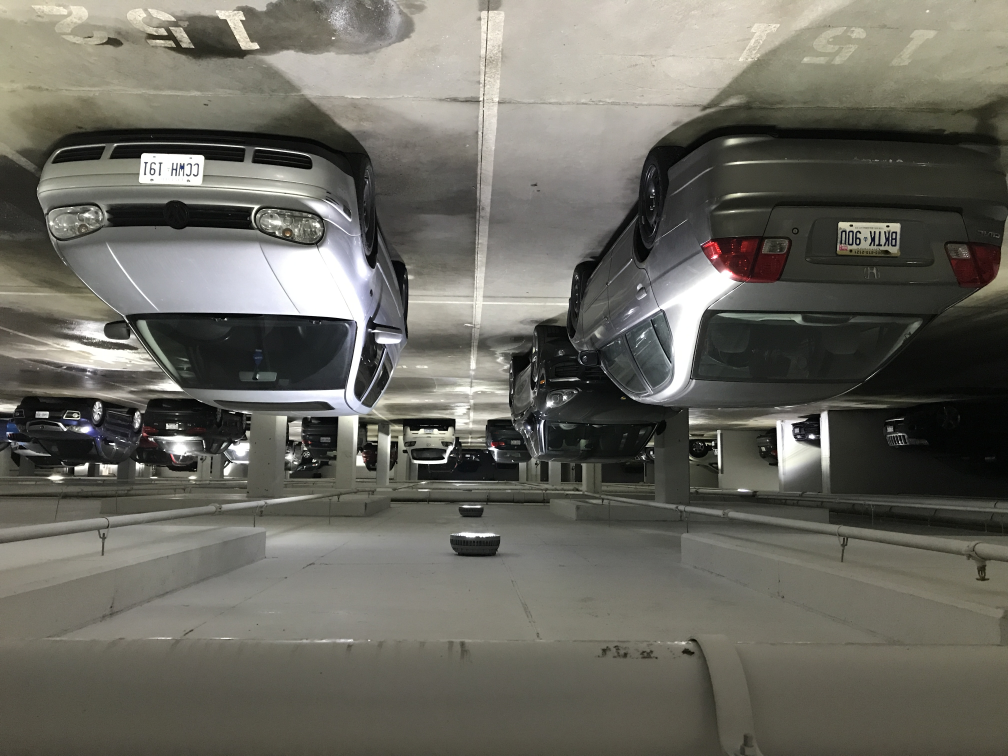
#> input picture sb_images/orig/IMG_9827.JPG, 4032 x 3024 px, found by its file name (shown at 1/4 size)
$ jupyter execute data_prep.ipynb   (shell and % lines are left out)
#> lines starting #> are read from the running program, lines starting #| are printed output that depends on the picture; long printed decimals are rounded
Building our Training Set:

* Input: raw, untransformed image
* this proc is very manual but there is no value in automatating this
* refined input: single parking spot
* Output: training example with features and label that
Second output (if possible): bin the intensities of each image --> the change in dist might be predictive
* grab raw image
* give the view a name
* run transformation on it
* define region on parking spot

[cell 1]
# imports:
# imports
import os
import sys

import numpy as np
from scipy import stats
import pandas as pd
import matplotlib.pyplot as plt
import skimage
from skimage import io, color, exposure

[cell 2]
# util functions:

## cleaning functions

def rev_img(img):
    """reverse img"""
    rev_img = []
#> rev_img = []
    for item in reversed(img):
        rev_cols = []
        for col in reversed(item):
            rev_cols.append(col)
        rev_img.append(rev_cols)
#> after the loop, rev_img = 3024 items
    return np.asarray(rev_img)
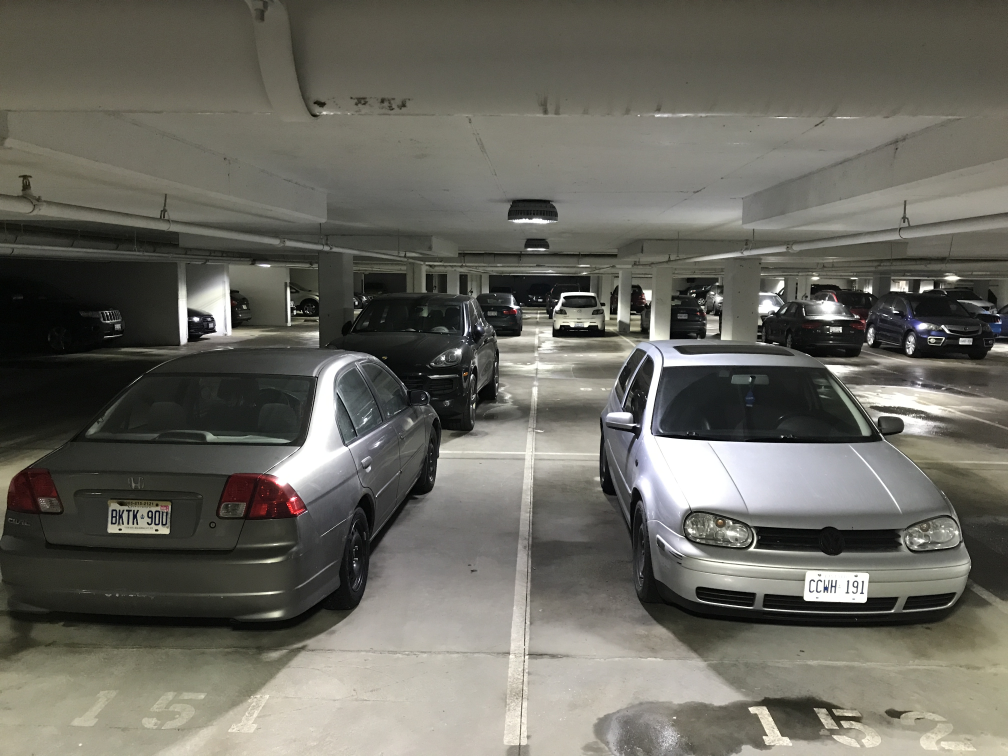
#> returned value: shape (3024, 4032, 3) (shown at 1/4 size); mean of channels 0, 1, 2 105.1, 103.7, 95.6; drawn as R, G, B

def rgb_2_gray(img):
    """converts rgb to grayscale"""
    return np.uint8(color.rgb2gray(img) * 255)
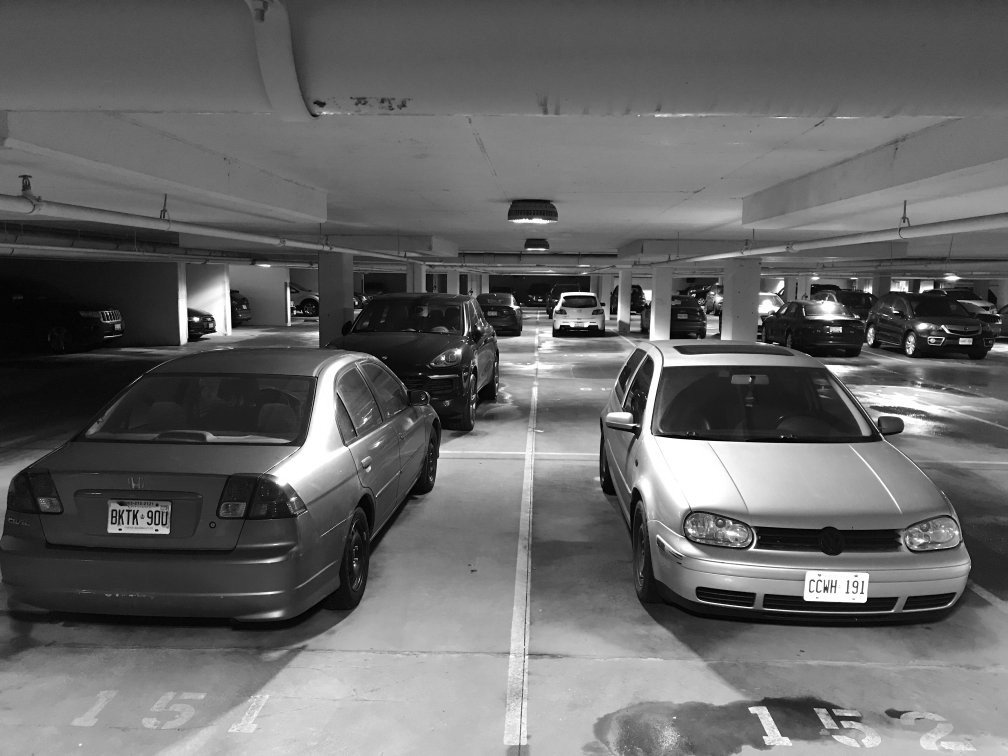
#> returned value: shape (3024, 4032) (shown at 1/4 size); min 0, max 255, mean 102.9

def pre_proc_img(img):
    """Wrapper to store all image cleaning logic"""
    img = rev_img(img)
    img = rgb_2_gray(img)
    return img

[cell 3]
# CONSTS:

img = '/Users/nikhilarora/data/fydp/sb_images/orig/'
ds_dir = '/Users/nikhilarora/data/fydp/dataset'
img_path = os.path.join(img, 'IMG_9827.JPG')

[cell 4]
# pull images into ndarrays and apply cleaning methods on them

view = pre_proc_img(io.imread(img_path))

[cell 5]
# view the image
plt.imshow(view, cmap='gray')

[cell 6]
# spit up spots
spots = [(1700,2500,0,2000), (1700,2500,2100,4000)]
ps_view = []

[cell 7]
# view the spot:
for i, spot in enumerate(spots):
    ps_view.append(view[spot[0]:spot[1],spot[2]:spot[3]])
#> after the loop, ps_view = 2 items

[cell 8]
print("The number of spots for view: ", len(ps_view))
#| The number of spots for view:  2

[cell 9]
# example for each spot, flatten
print(stats.describe(ps_view[0].flatten()))
#| DescribeResult(nobs=1600000, minmax=(0, 255), mean=76.475, variance=3080.599, skewness=1.197, kurtosis=0.8228)

$ run again, with sb_images/orig/IMG_9767.JPG copied over sb_images/orig/IMG_9827.JPG
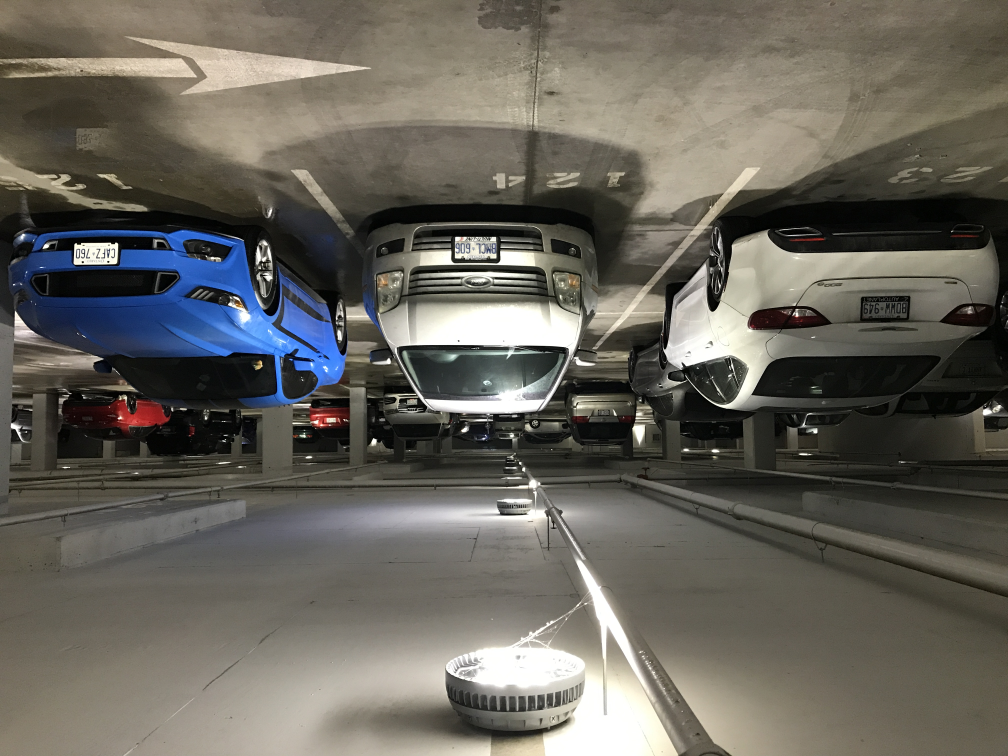
#> input picture sb_images/orig/IMG_9767.JPG, 4032 x 3024 px, found by its file name (shown at 1/4 size)
#> in rev_img, `rev_img = []`: rev_img = []
#> after the loop in rev_img, `for item in reversed(img):`: rev_img = 3024 items
#> in rev_img, `return np.asarray(rev_img)`:
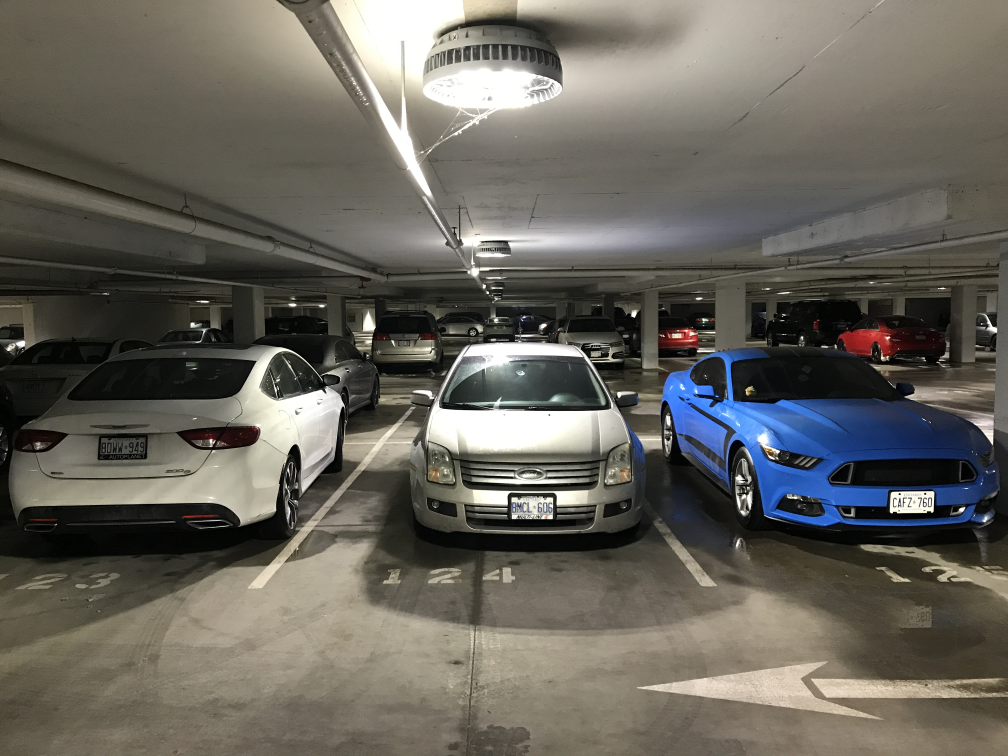
#> returned value: shape (3024, 4032, 3) (shown at 1/4 size); mean of channels 0, 1, 2 102.5, 99.7, 91.9; drawn as R, G, B
#> in rgb_2_gray, `return np.uint8(color.rgb2gray(img) * 255)`:
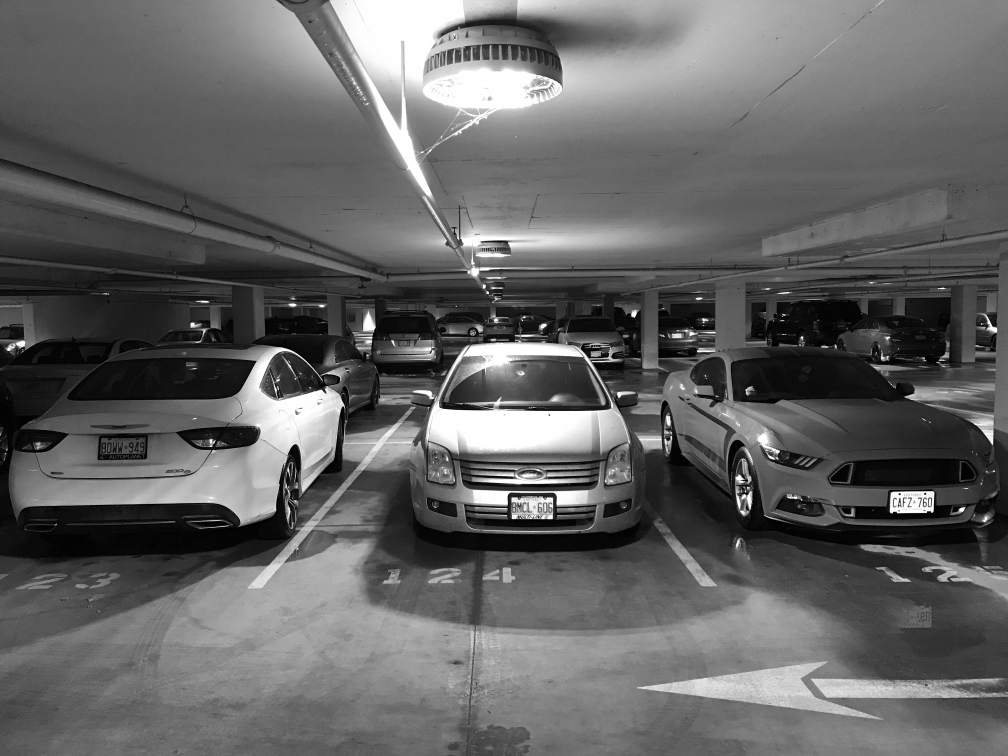
#> returned value: shape (3024, 4032) (shown at 1/4 size); min 0, max 255, mean 99.2
#> after the loop `for i, spot in enumerate(spots):`: ps_view = 2 items
#| The number of spots for view:  2
#| DescribeResult(nobs=1600000, minmax=(0, 255), mean=96.719, variance=4279.705, skewness=0.2719, kurtosis=-0.8837)

$ run again, with sb_images/orig/IMG_9768.JPG copied over sb_images/orig/IMG_9827.JPG
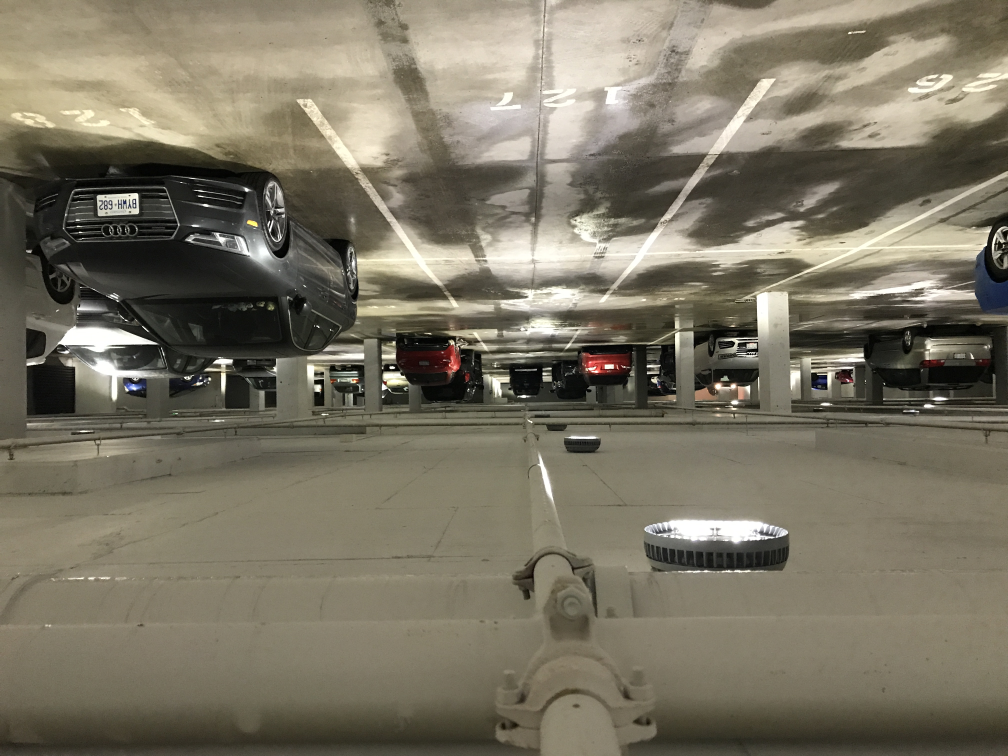
#> input picture sb_images/orig/IMG_9768.JPG, 4032 x 3024 px, found by its file name (shown at 1/4 size)
#> in rev_img, `rev_img = []`: rev_img = []
#> after the loop in rev_img, `for item in reversed(img):`: rev_img = 3024 items
#> in rev_img, `return np.asarray(rev_img)`:
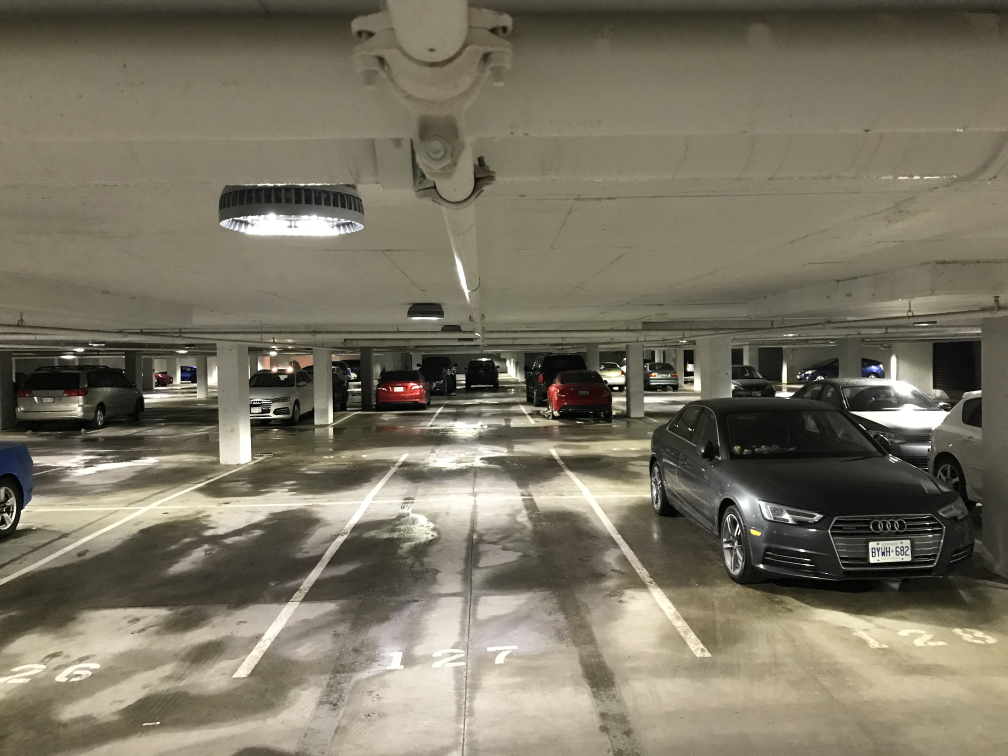
#> returned value: shape (3024, 4032, 3) (shown at 1/4 size); mean of channels 0, 1, 2 121.8, 115.9, 99.1; drawn as R, G, B
#> in rgb_2_gray, `return np.uint8(color.rgb2gray(img) * 255)`:
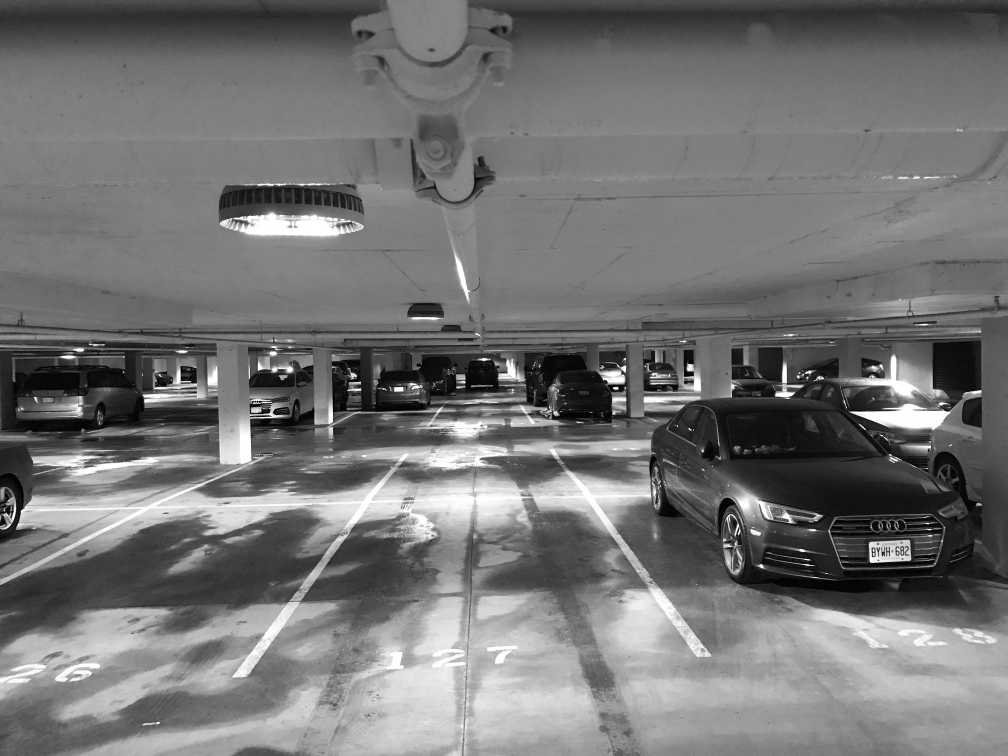
#> returned value: shape (3024, 4032) (shown at 1/4 size); min 0, max 255, mean 115.5
#> after the loop `for i, spot in enumerate(spots):`: ps_view = 2 items
#| The number of spots for view:  2
#| DescribeResult(nobs=1600000, minmax=(0, 255), mean=122.801, variance=3876.701, skewness=0.4812, kurtosis=-0.9795)

$ run again, with sb_images/orig/IMG_9769.JPG copied over sb_images/orig/IMG_9827.JPG
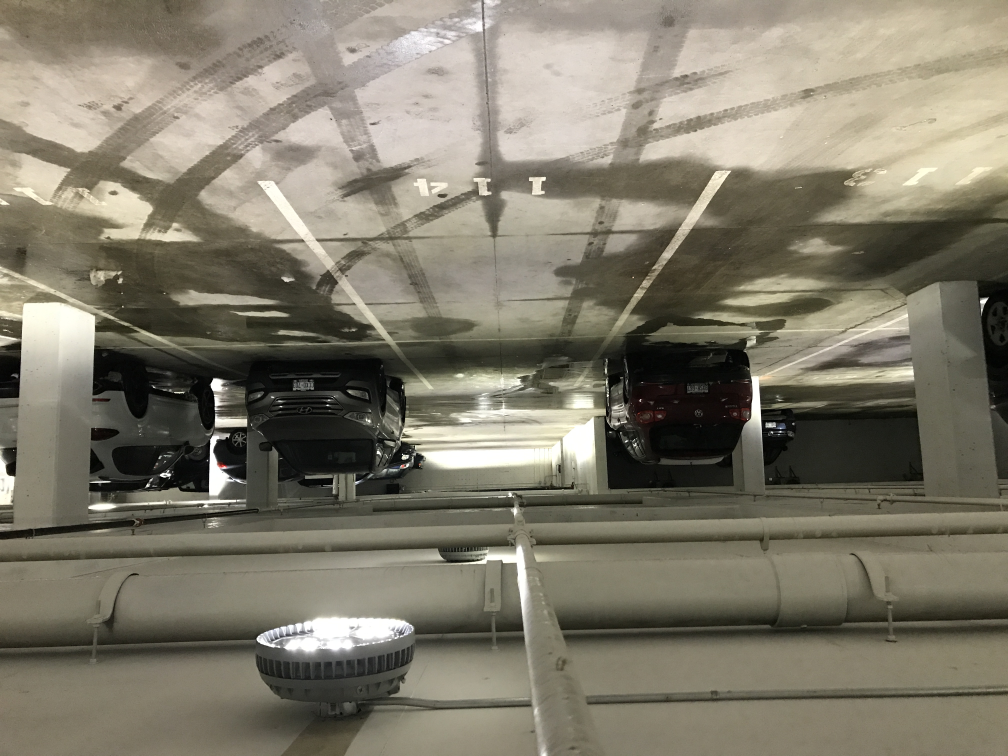
#> input picture sb_images/orig/IMG_9769.JPG, 4032 x 3024 px, found by its file name (shown at 1/4 size)
#> in rev_img, `rev_img = []`: rev_img = []
#> after the loop in rev_img, `for item in reversed(img):`: rev_img = 3024 items
#> in rev_img, `return np.asarray(rev_img)`:
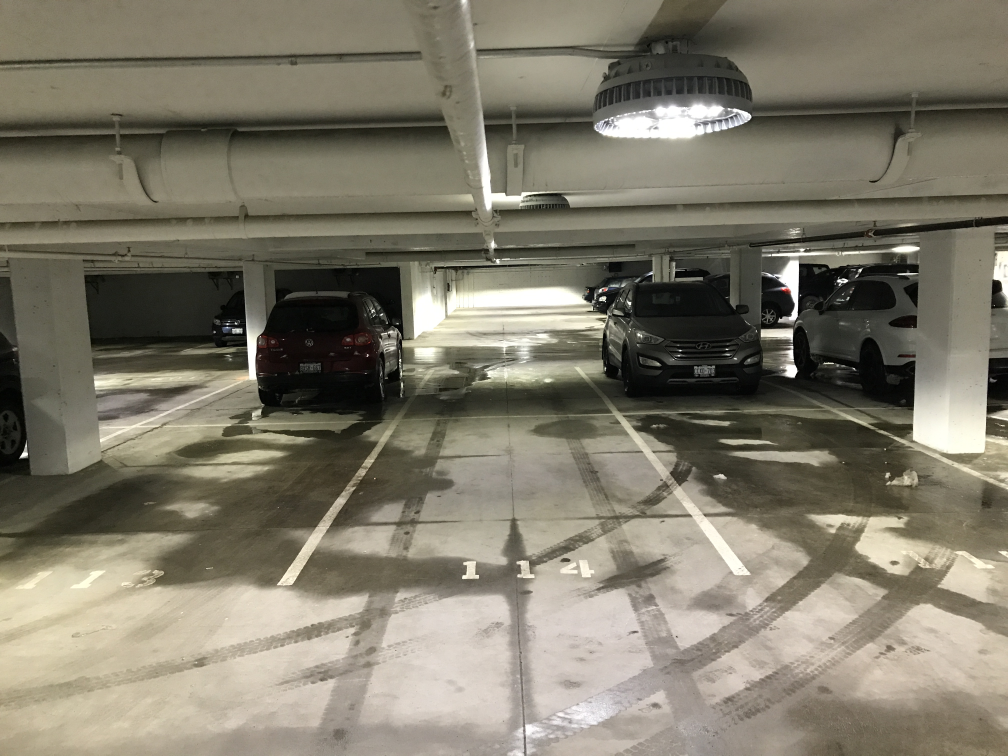
#> returned value: shape (3024, 4032, 3) (shown at 1/4 size); mean of channels 0, 1, 2 127.2, 122.1, 106.4; drawn as R, G, B
#> in rgb_2_gray, `return np.uint8(color.rgb2gray(img) * 255)`:
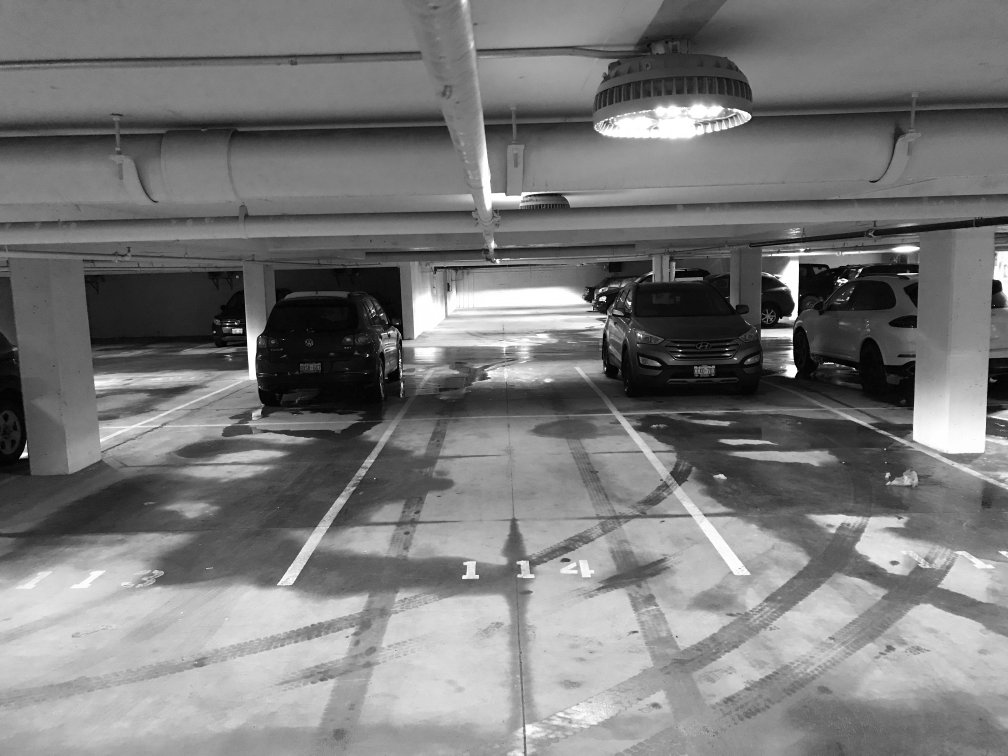
#> returned value: shape (3024, 4032) (shown at 1/4 size); min 0, max 255, mean 121.6
#> after the loop `for i, spot in enumerate(spots):`: ps_view = 2 items
#| The number of spots for view:  2
#| DescribeResult(nobs=1600000, minmax=(0, 254), mean=126.061, variance=3157.624, skewness=0.1976, kurtosis=-1.137)
